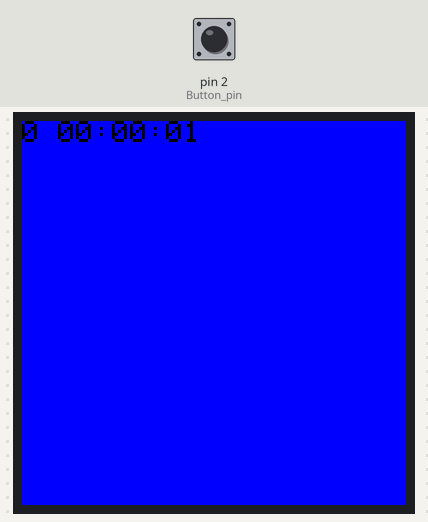
Bench run of a sketch on a simulated Arduino Mega 2560, built with avr-gcc and run on an emulated ATmega2560. Shown: 128×128 colour display. The inputs (shaded band) are chosen by the test bench; at power-on: pin 2 (Button_pin) HIGH. What the sketch prints to the serial monitor is not drawn.

Above: at 1.4 s.
1.5 s: pin 2 (Button_pin) pulled LOW for 0.15 s
At 2.0 s:
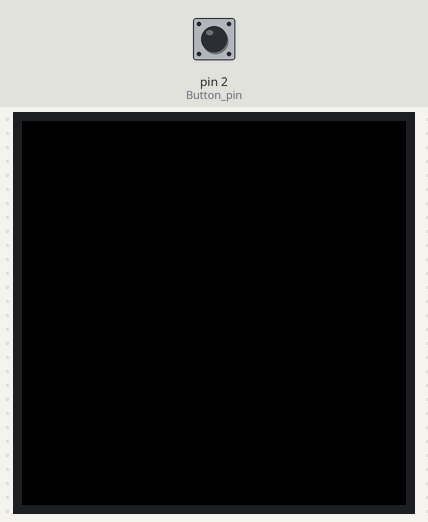
3.1 s: pin 2 (Button_pin) pulled LOW for 1 s
At 4.5 s:
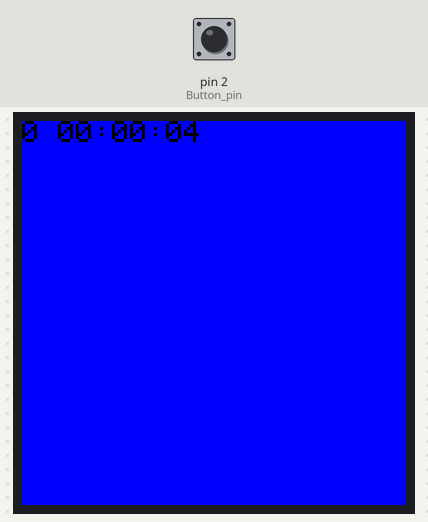
Timing chart, 0 to 6.1 s (numbered marks = the images above; inputs shaded):
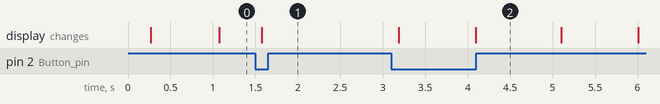

Measured:
- after the input at 3.1 s, the display: first changes after 0.09 s (image 2 shows a later state)

The sketch:

displayOnOffTest.ino
```cpp
// (licence header left out)
#include <Arduino.h>
#include <Adafruit_GFX.h>
#include <Adafruit_SSD1351.h>
#include <SPI.h>

#define SerialDebugging true

// Screen dimensions
#define SCREEN_WIDTH  128
#define SCREEN_HEIGHT 128 // Change this to 96 for 1.27" OLED.

// The SSD1351 is connected like this (plus VCC plus GND)
const uint8_t   OLED_pin_scl_sck        = 18;
const uint8_t   OLED_pin_sda_mosi       = 23;
const uint8_t   OLED_pin_cs_ss          = 17;
const uint8_t   OLED_pin_res_rst        = 5;
const uint8_t   OLED_pin_dc_rs          = 16;

// connect a push button to ...
const uint8_t   Button_pin              = 2;

// SSD1331 color definitions
const uint16_t  OLED_Color_Black        = 0x0000;
const uint16_t  OLED_Color_Blue         = 0x001F;
const uint16_t  OLED_Color_Red          = 0xF800;
const uint16_t  OLED_Color_Green        = 0x07E0;
const uint16_t  OLED_Color_Cyan         = 0x07FF;
const uint16_t  OLED_Color_Magenta      = 0xF81F;
const uint16_t  OLED_Color_Yellow       = 0xFFE0;
const uint16_t  OLED_Color_White        = 0xFFFF;

// The colors we actually want to use
uint16_t        OLED_Text_Color         = OLED_Color_Black;
uint16_t        OLED_Backround_Color    = OLED_Color_Blue;

// declare the display
Adafruit_SSD1351 oled =
    Adafruit_SSD1351(
        SCREEN_WIDTH,
        SCREEN_HEIGHT,
        &SPI,
        OLED_pin_cs_ss,
        OLED_pin_dc_rs,
        OLED_pin_res_rst
     );

// assume the display is off until configured in setup()
bool            isDisplayVisible        = false;

// declare size of working string buffers. Basic strlen("d hh:mm:ss") = 10
const size_t    MaxString               = 16;

// the string being displayed on the SSD1331 (initially empty)
char oldTimeString[MaxString]           = { 0 };

// the interrupt service routine affects this
volatile bool   isButtonPressed         = false;


// interrupt service routine
void senseButtonPressed() {
    if (!isButtonPressed) {
        isButtonPressed = true;
    }
}


void displayUpTime() {

    // calculate seconds, truncated to the nearest whole second
    unsigned long upSeconds = millis() / 1000;

    // calculate days, truncated to nearest whole day
    unsigned long days = upSeconds / 86400;

    // the remaining hhmmss are
    upSeconds = upSeconds % 86400;

    // calculate hours, truncated to the nearest whole hour
    unsigned long hours = upSeconds / 3600;

    // the remaining mmss are
    upSeconds = upSeconds % 3600;

    // calculate minutes, truncated to the nearest whole minute
    unsigned long minutes = upSeconds / 60;

    // the remaining ss are
    upSeconds = upSeconds % 60;

    // allocate a buffer
    char newTimeString[MaxString] = { 0 };

    // construct the string representation
    sprintf(
        newTimeString,
        "%lu %02lu:%02lu:%02lu",
        days, hours, minutes, upSeconds
    );

    // has the time string changed since the last oled update?
    if (strcmp(newTimeString,oldTimeString) != 0) {

        // yes! home the cursor
        oled.setCursor(0,0);

        // change the text color to the background color
        oled.setTextColor(OLED_Backround_Color);

        // redraw the old value to erase
        oled.print(oldTimeString);

        // home the cursor
        oled.setCursor(0,0);

        // change the text color to foreground color
        oled.setTextColor(OLED_Text_Color);

        // draw the new time value
        oled.print(newTimeString);

        // and remember the new value
        strcpy(oldTimeString,newTimeString);

    }

}


void setup() {

    // button press pulls pin LOW so configure HIGH
    pinMode(Button_pin,INPUT_PULLUP);

    // use an interrupt to sense when the button is pressed
    attachInterrupt(digitalPinToInterrupt(Button_pin), senseButtonPressed, FALLING);

    #if (SerialDebugging)
    Serial.begin(115200); while (!Serial); Serial.println();
    #endif

    // settling time
    delay(250);

    // ignore any power-on-reboot garbage
    isButtonPressed = false;

    // initialise the SSD1331
    oled.begin();
    oled.setFont();
    oled.fillScreen(OLED_Backround_Color);
    oled.setTextColor(OLED_Text_Color);
    oled.setTextSize(1);

    // the display is now on
    isDisplayVisible = true;

}


void loop() {

    // unconditional display, regardless of whether display is visible
    displayUpTime();

    // has the button been pressed?
    if (isButtonPressed) {

        // yes! toggle display visibility
        isDisplayVisible = !isDisplayVisible;

        // apply
        oled.enableDisplay(isDisplayVisible);

        #if (SerialDebugging)
        Serial.print("button pressed @ ");
        Serial.print(millis());
        Serial.print(", display is now ");
        Serial.println((isDisplayVisible ? "ON" : "OFF"));
        #endif

        // confirm button handled
        isButtonPressed = false;

    }

    // no need to be in too much of a hurry
    delay(100);

}
```
